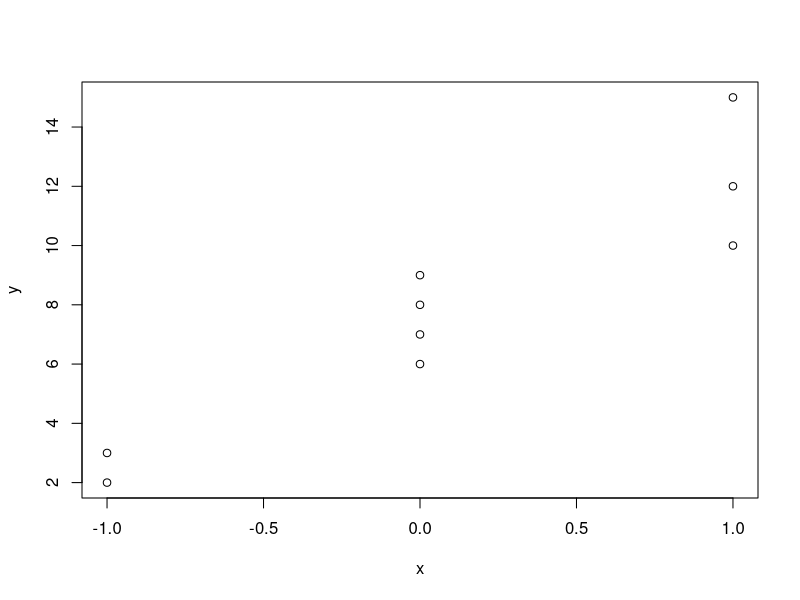
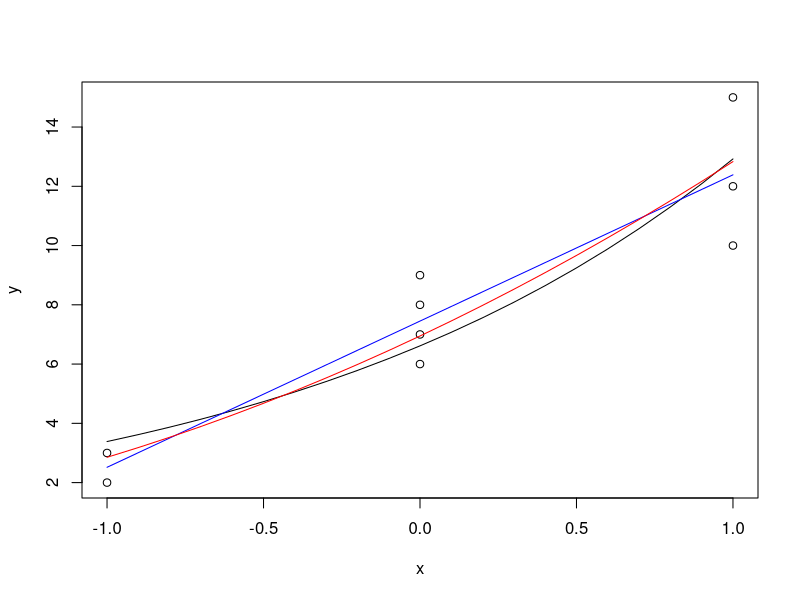

These figures' R source, in order:
###############################################
## Scripts Elementos de Aprendizado de Máquina
###############################################

##Exemplo Regressao Poisson
y   <- c(2, 3, 6, 7, 8, 9, 10, 12, 15)
x   <- c(-1, -1, 0, 0, 0, 0, 1, 1, 1)
plot(x,y)
trn <- list(X=x,Y=y)
modelo_log <- glm(Y ~ X, family = poisson(link="log"), data = trn)
summary(modelo_log)

## Resposta do Modelo para -1 <= x <= 1
dt  <- list( X = seq(-1,1,by=0.1) )
out <- predict(modelo_log, newdata = dt, type = "response")

plot(x,y,xlab="x",ylab="y")
lines(dt$X, out)

## ligacao "identity"
modelo_id <- glm(Y ~ X, family = poisson(link = "identity"), data = trn)
##summary(modelo)
out <- predict(modelo_id, newdata = dt, type = "response")
lines(dt$X, out, col="blue")
summary(modelo_id)

## ligacao "sqrt"
modelo_sqrt <- glm(Y ~ X, family = poisson(link = "sqrt"), data = trn)
##summary(modelo)
out <- predict(modelo_sqrt, newdata = dt, type = "response")
summary(modelo_sqrt)
lines(dt$X, out, col="red")
